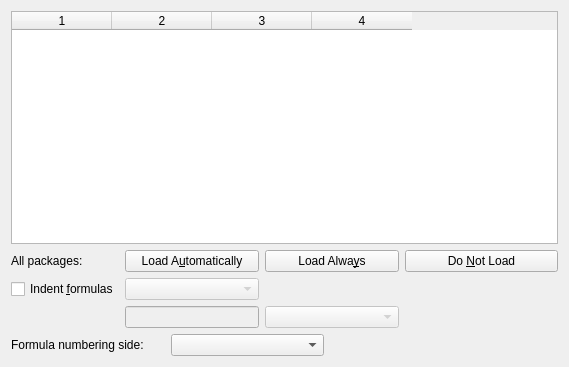
<?xml version="1.0" encoding="UTF-8"?>
<ui version="4.0">
 <class>MathsUi</class>
 <widget class="QWidget" name="MathsUi">
  <property name="geometry">
   <rect>
    <x>0</x>
    <y>0</y>
    <width>569</width>
    <height>367</height>
   </rect>
  </property>
  <property name="windowTitle">
   <string/>
  </property>
  <layout class="QGridLayout" name="gridLayout_2">
   <item row="0" column="0">
    <widget class="QTableWidget" name="packagesTW">
     <property name="sizePolicy">
      <sizepolicy hsizetype="Expanding" vsizetype="Expanding">
       <horstretch>0</horstretch>
       <verstretch>0</verstretch>
      </sizepolicy>
     </property>
     <property name="editTriggers">
      <set>QAbstractItemView::NoEditTriggers</set>
     </property>
     <property name="alternatingRowColors">
      <bool>true</bool>
     </property>
     <property name="columnCount">
      <number>4</number>
     </property>
     <attribute name="horizontalHeaderStretchLastSection">
      <bool>false</bool>
     </attribute>
     <attribute name="verticalHeaderVisible">
      <bool>false</bool>
     </attribute>
     <column/>
     <column/>
     <column/>
     <column/>
    </widget>
   </item>
   <item row="1" column="0">
    <layout class="QGridLayout" name="gridLayout">
     <item row="0" column="0">
      <widget class="QLabel" name="allPakcagesLA">
       <property name="text">
        <string>All packages:</string>
       </property>
      </widget>
     </item>
     <item row="0" column="1">
      <widget class="QPushButton" name="allPackagesAutoPB">
       <property name="text">
        <string>Load A&amp;utomatically</string>
       </property>
      </widget>
     </item>
     <item row="0" column="2">
      <widget class="QPushButton" name="allPackagesAlwaysPB">
       <property name="text">
        <string>Load Alwa&amp;ys</string>
       </property>
      </widget>
     </item>
     <item row="0" column="3">
      <widget class="QPushButton" name="allPackagesNotPB">
       <property name="text">
        <string>Do &amp;Not Load</string>
       </property>
      </widget>
     </item>
     <item row="1" column="0">
      <widget class="QCheckBox" name="MathIndentCB">
       <property name="toolTip">
        <string>Indent displayed formulas instead of centering</string>
       </property>
       <property name="text">
        <string>Indent &amp;formulas</string>
       </property>
      </widget>
     </item>
     <item row="1" column="1">
      <widget class="QComboBox" name="MathIndentCO">
       <property name="enabled">
        <bool>false</bool>
       </property>
       <property name="sizePolicy">
        <sizepolicy hsizetype="Expanding" vsizetype="Fixed">
         <horstretch>0</horstretch>
         <verstretch>0</verstretch>
        </sizepolicy>
       </property>
       <property name="toolTip">
        <string>Size of the indentation</string>
       </property>
      </widget>
     </item>
     <item row="1" column="2" colspan="2">
      <spacer name="horizontalSpacer_3">
       <property name="orientation">
        <enum>Qt::Horizontal</enum>
       </property>
       <property name="sizeHint" stdset="0">
        <size>
         <width>234</width>
         <height>20</height>
        </size>
       </property>
      </spacer>
     </item>
     <item row="2" column="1">
      <widget class="QLineEdit" name="MathIndentLE">
       <property name="enabled">
        <bool>false</bool>
       </property>
       <property name="toolTip">
        <string/>
       </property>
       <property name="text">
        <string/>
       </property>
      </widget>
     </item>
     <item row="2" column="2">
      <widget class="lyx::frontend::LengthCombo" name="MathIndentLengthCO">
       <property name="enabled">
        <bool>false</bool>
       </property>
       <property name="sizePolicy">
        <sizepolicy hsizetype="Expanding" vsizetype="Fixed">
         <horstretch>0</horstretch>
         <verstretch>0</verstretch>
        </sizepolicy>
       </property>
       <property name="toolTip">
        <string/>
       </property>
      </widget>
     </item>
     <item row="2" column="3">
      <spacer name="horizontalSpacer_2">
       <property name="orientation">
        <enum>Qt::Horizontal</enum>
       </property>
       <property name="sizeHint" stdset="0">
        <size>
         <width>153</width>
         <height>20</height>
        </size>
       </property>
      </spacer>
     </item>
    </layout>
   </item>
   <item row="2" column="0">
    <layout class="QHBoxLayout" name="horizontalLayout">
     <item>
      <widget class="QLabel" name="MathNumberingPosL">
       <property name="sizePolicy">
        <sizepolicy hsizetype="MinimumExpanding" vsizetype="Preferred">
         <horstretch>0</horstretch>
         <verstretch>0</verstretch>
        </sizepolicy>
       </property>
       <property name="minimumSize">
        <size>
         <width>115</width>
         <height>18</height>
        </size>
       </property>
       <property name="text">
        <string>Formula numbering side:</string>
       </property>
      </widget>
     </item>
     <item>
      <widget class="QComboBox" name="MathNumberingPosCO">
       <property name="enabled">
        <bool>true</bool>
       </property>
       <property name="sizePolicy">
        <sizepolicy hsizetype="Expanding" vsizetype="Fixed">
         <horstretch>0</horstretch>
         <verstretch>0</verstretch>
        </sizepolicy>
       </property>
       <property name="toolTip">
        <string>Side where formulas are numbered</string>
       </property>
      </widget>
     </item>
     <item>
      <spacer name="horizontalSpacer_1">
       <property name="orientation">
        <enum>Qt::Horizontal</enum>
       </property>
       <property name="sizeHint" stdset="0">
        <size>
         <width>234</width>
         <height>17</height>
        </size>
       </property>
      </spacer>
     </item>
    </layout>
   </item>
  </layout>
 </widget>
 <customwidgets>
  <customwidget>
   <class>lyx::frontend::LengthCombo</class>
   <extends>QComboBox</extends>
   <header>LengthCombo.h</header>
  </customwidget>
 </customwidgets>
 <includes>
  <include location="local">qt_i18n.h</include>
 </includes>
 <resources/>
 <connections>
  <connection>
   <sender>MathIndentCB</sender>
   <signal>toggled(bool)</signal>
   <receiver>MathIndentCO</receiver>
   <slot>setEnabled(bool)</slot>
   <hints>
    <hint type="sourcelabel">
     <x>66</x>
     <y>291</y>
    </hint>
    <hint type="destinationlabel">
     <x>164</x>
     <y>290</y>
    </hint>
   </hints>
  </connection>
 </connections>
</ui>
